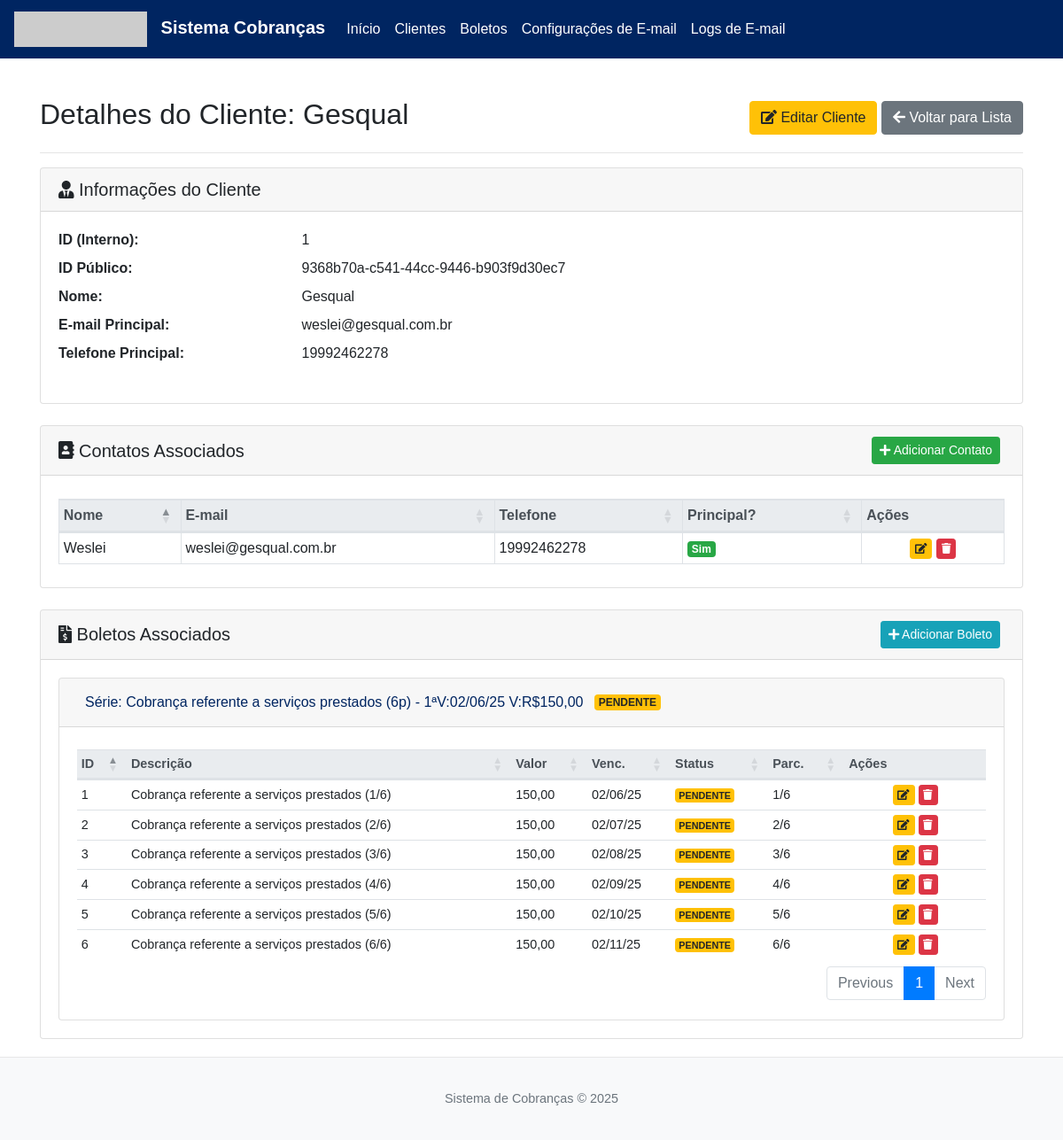
/clientes/9368b70a-c541-44cc-9446-b903f9d30ec7, run on the app's committed database.
### database.py (models this page shows, shortened)
class Cliente(db.Model):
    __tablename__ = 'cliente'
    id = db.Column(db.Integer, primary_key=True)
    public_id = db.Column(db.String(36), unique=True, nullable=False)
    nome = db.Column(db.String(150), nullable=False)
    email_principal = db.Column(db.String(120), unique=True, nullable=True)
    telefone_principal = db.Column(db.String(20), nullable=True)
    contatos = db.relationship('Contato', backref='cliente', lazy=True, cascade="all, delete-orphan")
    boletos = db.relationship('Boleto', backref='cliente', lazy=True, cascade="all, delete-orphan")
    __table_args__ = (Index('ix_cliente_public_id', 'public_id'),)

class Contato(db.Model):
    __tablename__ = 'contato'
    id = db.Column(db.Integer, primary_key=True)
    nome = db.Column(db.String(150), nullable=False)
    email = db.Column(db.String(120), nullable=True)
    telefone = db.Column(db.String(20), nullable=True)
    cliente_id = db.Column(db.Integer, db.ForeignKey('cliente.id', name='fk_contato_cliente_id'), nullable=False)
    is_principal = db.Column(db.Boolean, default=False, nullable=False)

class Boleto(db.Model):
    __tablename__ = 'boleto'
    id = db.Column(db.Integer, primary_key=True)
    public_id = db.Column(db.String(36), unique=True, nullable=False, default=generate_uuid)
    descricao_base = db.Column(db.String(180), nullable=False, default="Cobrança")
    descricao_completa = db.Column(db.String(200), nullable=True)
    valor = db.Column(db.Float, nullable=False)
    data_vencimento = db.Column(db.Date, nullable=False)
    periodicidade_replicacao = db.Column(db.String(20), nullable=False, default='mensal')
    numero_parcelas = db.Column(db.Integer, nullable=False, default=1)
    grupo_replicacao_id = db.Column(db.String(36), nullable=True)
    parcela_atual = db.Column(db.Integer, default=1, nullable=False)
    cliente_id = db.Column(db.Integer, db.ForeignKey('cliente.id', name='fk_boleto_cliente_id'), nullable=False)
    status = db.Column(db.String(20), nullable=False, default='pendente')
    data_pagamento = db.Column(db.Date, nullable=True)
    __table_args__ = (Index('ix_boleto_public_id', 'public_id'),)

### app.py (the view)
@main_bp.route('/clientes/<string:public_id>')
def view_cliente(public_id):
    cliente = Cliente.query.filter_by(public_id=public_id).first_or_404()
    boletos_agrupados_dict = defaultdict(list)
    boletos_do_cliente_ordenados = sorted(
        [b for b in cliente.boletos],
        key=lambda b: (b.grupo_replicacao_id if b.grupo_replicacao_id else str(uuid.uuid4()),
                       b.data_vencimento if b.data_vencimento else date.min,
                       b.parcela_atual)
    )
    for boleto_item in boletos_do_cliente_ordenados:
        grupo_chave = boleto_item.grupo_replicacao_id if boleto_item.grupo_replicacao_id else boleto_item.public_id
        boletos_agrupados_dict[grupo_chave].append(boleto_item)
    lista_de_grupos_de_boletos = []
    for grupo_id, boletos_no_grupo in boletos_agrupados_dict.items():
        boletos_no_grupo_ordenados = sorted(boletos_no_grupo, key=lambda b: (b.data_vencimento if b.data_vencimento else date.min, b.parcela_atual))
        if boletos_no_grupo_ordenados:
            lista_de_grupos_de_boletos.append({
                'id_do_grupo': grupo_id, 'boletos': boletos_no_grupo_ordenados,
                'e_serie': len(boletos_no_grupo_ordenados) > 1 and boletos_no_grupo_ordenados[0].grupo_replicacao_id is not None,
                'primeiro_boleto': boletos_no_grupo_ordenados[0]
            })
    lista_de_grupos_de_boletos.sort(key=lambda g: (g['primeiro_boleto'].data_vencimento if g['primeiro_boleto'].data_vencimento else date.min))
    return render_template('view_cliente.html', cliente=cliente, boletos_agrupados_lista=lista_de_grupos_de_boletos)

### database.py (called while the page is built)
@event.listens_for(Engine, "connect")
def _set_sqlite_pragma(dbapi_connection, connection_record):
    if isinstance(dbapi_connection, SQLite3Connection):
        cursor = dbapi_connection.cursor()
        cursor.execute("PRAGMA foreign_keys=ON;")
        cursor.close()

### templates/view_cliente.html (shortened to what this page needs)
{% extends "base.html" %}
{% block head_extra %}
<link rel="stylesheet" href="https://cdnjs.cloudflare.com/ajax/libs/font-awesome/5.15.3/css/all.min.css">
<link rel="stylesheet" href="https://cdn.datatables.net/1.13.8/css/dataTables.bootstrap4.min.css">
{% endblock %}
{% block content %}
<div class="d-flex justify-content-between align-items-center mb-3">
    <h2>Detalhes do Cliente: {{ cliente.nome }}</h2>
    <div>
        <a href="{{ url_for('main.editar_cliente', public_id=cliente.public_id) }}" class="btn btn-warning"><i class="fas fa-edit"></i> Editar Cliente</a>
        <a href="{{ url_for('main.listar_clientes') }}" class="btn btn-secondary"><i class="fas fa-arrow-left"></i> Voltar para Lista</a>
    </div>
</div>
<hr>
<div class="card mb-4">
  <div class="card-header"><h5><i class="fas fa-user-tie"></i> Informações do Cliente</h5></div>
  <div class="card-body">
    <dl class="row">
      <dt class="col-sm-3">ID (Interno):</dt><dd class="col-sm-9">{{ cliente.id }}</dd>
      <dt class="col-sm-3">ID Público:</dt><dd class="col-sm-9">{{ cliente.public_id }}</dd>
      <dt class="col-sm-3">Nome:</dt><dd class="col-sm-9">{{ cliente.nome }}</dd>
      <dt class="col-sm-3">E-mail Principal:</dt><dd class="col-sm-9" id="clienteEmailPrincipalDisplay">{{ cliente.email_principal or 'N/D (defina um contato principal)' }}</dd>
      <dt class="col-sm-3">Telefone Principal:</dt><dd class="col-sm-9" id="clienteTelefonePrincipalDisplay">{{ cliente.telefone_principal or 'N/D (defina um contato principal)' }}</dd>
    </dl>
  </div>
</div>
<div class="card mb-4">
  <div class="card-header d-flex justify-content-between align-items-center">
    <h5><i class="fas fa-address-book"></i> Contatos Associados</h5>
    <button type="button" class="btn btn-success btn-sm" data-toggle="modal" data-target="#modalGerenciarContato" data-action="novo">
        <i class="fas fa-plus"></i> Adicionar Contato
    </button>
  </div>
  <div class="card-body">
    <div class="table-responsive">
      <table id="contatosTable" class="table table-sm table-hover table-bordered" style="width:100%">
        <thead class="thead-light"><tr>
          <th>Nome</th><th>E-mail</th><th>Telefone</th><th>Principal?</th><th class="actions-col no-sort">Ações</th>
        </tr></thead>
        <tbody id="listaContatosBody">
        {% for contato in cliente.contatos %}
        <tr id="contatoRow-{{ contato.id }}">
          <td>{{ contato.nome }}</td>
          <td>{{ contato.email or '-' }}</td>
          <td>{{ contato.telefone or '-' }}</td>
          <td class="is-principal-cell">{% if contato.is_principal %}<span class="badge badge-success">Sim</span>{% else %}<span class="badge badge-secondary">Não</span>{% endif %}</td>
          <td class="actions-col">
            <button type="button" class="btn btn-warning btn-xs btn-abrir-modal-contato"
                    data-toggle="modal" data-target="#modalGerenciarContato"
                    data-contato-id="{{ contato.id }}"
                    data-nome="{{ contato.nome }}"
                    data-email="{{ contato.email or '' }}"
                    data-telefone="{{ contato.telefone or '' }}"
                    data-is-principal="{{ 'true' if contato.is_principal else 'false' }}"
                    data-action="editar"
                    title="Editar Contato">
                <i class="fas fa-edit"></i>
            </button>
            <button type="button" class="btn btn-danger btn-xs btn-excluir-contato" data-contato-id="{{ contato.id }}" data-contato-nome="{{ contato.nome }}" title="Excluir Contato"><i class="fas fa-trash"></i></button>
          </td>
        </tr>
        {% endfor %}
        </tbody>
      </table>
    </div>
  </div>
</div>
<div class="card">
  <div class="card-header d-flex justify-content-between align-items-center">
    <h5><i class="fas fa-file-invoice-dollar"></i> Boletos Associados</h5>
    <a href="{{ url_for('main.novo_boleto', cliente_id=cliente.id, redirect_to_client_public_id=cliente.public_id) }}" class="btn btn-info btn-sm"><i class="fas fa-plus"></i> Adicionar Boleto</a>
  </div>
  <div class="card-body">
    {% if boletos_agrupados_lista %}
    <div class="accordion accordion-boletos" id="accordionBoletosCliente">
      {% for grupo_info in boletos_agrupados_lista %}
      {% set gid = grupo_info.id_do_grupo.replace('-', '') %}
      <div class="card">
        <div class="card-header" id="heading{{ loop.index0 }}">
          <h5 class="mb-0">
            <button class="btn btn-link {% if not loop.first %}collapsed{% endif %}" type="button" data-toggle="collapse" data-target="#collapse{{ loop.index0 }}" aria-expanded="{{ 'true' if loop.first else 'false' }}">
              {% if grupo_info.e_serie %}Série: {{ grupo_info.primeiro_boleto.descricao_base }} ({{ grupo_info.boletos|length }}p) - 1ªV:{{ grupo_info.primeiro_boleto.data_vencimento.strftime('%d/%m/%y') }} V:R${{ "%.2f"|format(grupo_info.primeiro_boleto.valor)|replace('.', ',') }}
              {% else %}Boleto: {{ grupo_info.primeiro_boleto.descricao_completa }} V:{{ grupo_info.primeiro_boleto.data_vencimento.strftime('%d/%m/%y') }} R${{ "%.2f"|format(grupo_info.primeiro_boleto.valor)|replace('.', ',') }}{% endif %}
              {% if grupo_info.primeiro_boleto.status == 'pago' %}<span class="badge badge-success ml-2">PAGO</span>{% else %}<span class="badge badge-warning ml-2">PENDENTE</span>{% endif %}
            </button>
          </h5>
        </div>
        <div id="collapse{{ loop.index0 }}" class="collapse {% if loop.first %}show{% endif %}" data-parent="#accordionBoletosCliente">
          <div class="card-body">
            <table class="table table-sm table-hover table-boletos-accordion" style="width:100%">
              <thead class="thead-light">
                <tr><th>ID</th><th>Descri&ccedil;&atilde;o</th><th>Valor</th><th>Venc.</th><th>Status</th><th>Parc.</th><th class="actions-col no-sort">A&ccedil;&otilde;es</th></tr>
              </thead>
              <tbody>
              {% for b in grupo_info.boletos %}
              <tr class="{% if b.status=='pago' %}boleto-pago-row-accordion{% endif %}">
                <td>{{ b.id }}</td>
                <td>{{ b.descricao_completa }}</td>
                <td>{{ "%.2f"|format(b.valor)|replace('.', ',') }}</td>
                <td>{{ b.data_vencimento.strftime('%d/%m/%y') }}</td>
                <td>{% if b.status=='pago' %}<span class="badge badge-success">PAGO</span>{% else %}<span class="badge badge-warning">PENDENTE</span>{% endif %}</td>
                <td>{{ b.parcela_atual }}/{{ b.numero_parcelas }}</td>
                <td class="actions-col">
                  <button class="btn btn-warning btn-xs btn-editar-boleto-modal" data-toggle="modal" data-target="#modalEdicaoBoleto" data-public-id="{{ b.public_id }}" data-redirect-client-id="{{ cliente.public_id }}"><i class="fas fa-edit"></i></button>
                  {% if b.status!='pago' %}
                  <button class="btn btn-danger btn-xs" data-toggle="modal" data-target="#confirmDeleteBoletoModal{{ b.id }}"><i class="fas fa-trash"></i></button>
                  {% endif %}
                </td>
              </tr>
              {% endfor %}
              </tbody>
            </table>
          </div>
        </div>
      </div>
      {% endfor %}
    </div>
    {% else %}
      <p class="text-muted">Nenhum boleto cadastrado.</p>
    {% endif %}
  </div>
</div>
{% endblock %}

### static/style.css (style rules this page uses)
body { display: flex; flex-direction: column; min-height: 100vh; font-family: 'Arial', sans-serif; }
.table th, .table td { vertical-align: middle; }
.actions-col { width: 150px; text-align: center; }
.btn-sm { margin-right: 5px; }
.card-header h5 { margin-bottom: 0; }

### templates/view_cliente.html (style rules this page uses)
.btn-xs { padding: .1rem .3rem; font-size: .75rem; line-height: 1.5; border-radius: .2rem; }
.accordion-boletos .card-header { padding: .5rem 1rem; }
.accordion-boletos .btn-link { font-weight: 500; color: #002561; text-decoration: none; width: 100%; text-align: left; }
.table-boletos-accordion th, .table-boletos-accordion td { font-size: 0.9em; }

### data on the page
Cliente: nome "Gesqual", id "1", public_id "9368b70a-c541-44cc-9446-b903f9d30ec7", email_principal "weslei@gesqual.com.br", telefone_principal "19992462278"
Contato: nome "Weslei", email "weslei@gesqual.com.br", telefone "19992462278", is_principal "Sim"
Boleto: primeiro_boleto.descricao_base "Cobrança referente a serviços prestados", boletos|length "6", primeiro_boleto.data_vencimento "02/06/25", valor "150,00", status "PENDENTE", id "1", descricao_completa "Cobrança referente a serviços prestados (1/6)", data_vencimento "02/06/25", parcela_atual "1", numero_parcelas "6"
Boleto: id "2", descricao_completa "Cobrança referente a serviços prestados (2/6)", valor "150,00", data_vencimento "02/07/25", status "PENDENTE", parcela_atual "2", numero_parcelas "6"
Boleto: id "3", descricao_completa "Cobrança referente a serviços prestados (3/6)", valor "150,00", data_vencimento "02/08/25", status "PENDENTE", parcela_atual "3", numero_parcelas "6"
Boleto: id "4", descricao_completa "Cobrança referente a serviços prestados (4/6)", valor "150,00", data_vencimento "02/09/25", status "PENDENTE", parcela_atual "4", numero_parcelas "6"
Boleto: id "5", descricao_completa "Cobrança referente a serviços prestados (5/6)", valor "150,00", data_vencimento "02/10/25", status "PENDENTE", parcela_atual "5", numero_parcelas "6"
Boleto: id "6", descricao_completa "Cobrança referente a serviços prestados (6/6)", valor "150,00", data_vencimento "02/11/25", status "PENDENTE", parcela_atual "6", numero_parcelas "6"
